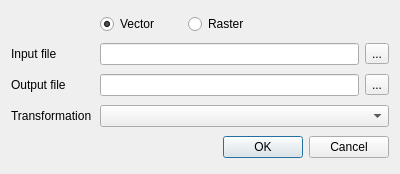
<?xml version="1.0" encoding="UTF-8"?>
<ui version="4.0">
 <class>Dialog</class>
 <widget class="QDialog" name="Dialog">
  <property name="geometry">
   <rect>
    <x>0</x>
    <y>0</y>
    <width>400</width>
    <height>174</height>
   </rect>
  </property>
  <property name="windowTitle">
   <string>Run Transformation</string>
  </property>
  <layout class="QGridLayout" name="gridLayout">
   <item row="0" column="1">
    <widget class="QRadioButton" name="vectorRadio">
     <property name="text">
      <string>Vector</string>
     </property>
     <property name="checked">
      <bool>true</bool>
     </property>
    </widget>
   </item>
   <item row="0" column="2">
    <widget class="QRadioButton" name="rasterRadio">
     <property name="text">
      <string>Raster</string>
     </property>
    </widget>
   </item>
   <item row="1" column="0">
    <widget class="QLabel" name="label">
     <property name="text">
      <string>Input file</string>
     </property>
    </widget>
   </item>
   <item row="1" column="1" colspan="3">
    <widget class="QLineEdit" name="inputEdit"/>
   </item>
   <item row="1" column="4">
    <widget class="QToolButton" name="selectInputBtn">
     <property name="text">
      <string>...</string>
     </property>
    </widget>
   </item>
   <item row="2" column="0">
    <widget class="QLabel" name="label_2">
     <property name="text">
      <string>Output file</string>
     </property>
    </widget>
   </item>
   <item row="2" column="1" colspan="3">
    <widget class="QLineEdit" name="outputEdit"/>
   </item>
   <item row="2" column="4">
    <widget class="QToolButton" name="selectOutputBtn">
     <property name="text">
      <string>...</string>
     </property>
    </widget>
   </item>
   <item row="3" column="0">
    <widget class="QLabel" name="label_3">
     <property name="text">
      <string>Transformation</string>
     </property>
    </widget>
   </item>
   <item row="3" column="1" colspan="4">
    <widget class="QComboBox" name="comboBox"/>
   </item>
   <item row="4" column="0" colspan="5">
    <widget class="QDialogButtonBox" name="buttonBox">
     <property name="orientation">
      <enum>Qt::Horizontal</enum>
     </property>
     <property name="standardButtons">
      <set>QDialogButtonBox::Cancel|QDialogButtonBox::Ok</set>
     </property>
    </widget>
   </item>
  </layout>
 </widget>
 <resources/>
 <connections>
  <connection>
   <sender>buttonBox</sender>
   <signal>accepted()</signal>
   <receiver>Dialog</receiver>
   <slot>accept()</slot>
   <hints>
    <hint type="sourcelabel">
     <x>248</x>
     <y>254</y>
    </hint>
    <hint type="destinationlabel">
     <x>157</x>
     <y>274</y>
    </hint>
   </hints>
  </connection>
  <connection>
   <sender>buttonBox</sender>
   <signal>rejected()</signal>
   <receiver>Dialog</receiver>
   <slot>reject()</slot>
   <hints>
    <hint type="sourcelabel">
     <x>316</x>
     <y>260</y>
    </hint>
    <hint type="destinationlabel">
     <x>286</x>
     <y>274</y>
    </hint>
   </hints>
  </connection>
 </connections>
</ui>
